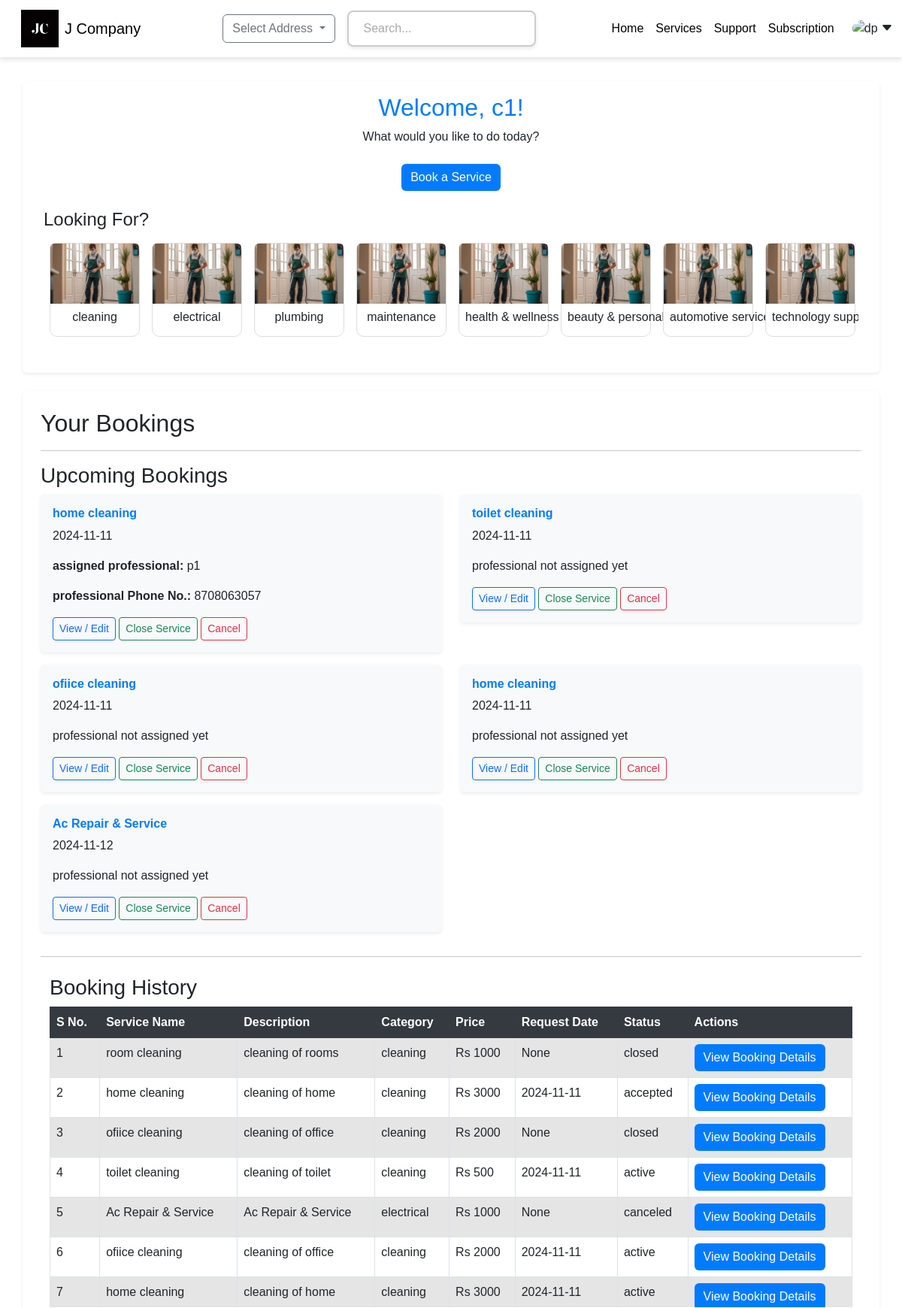
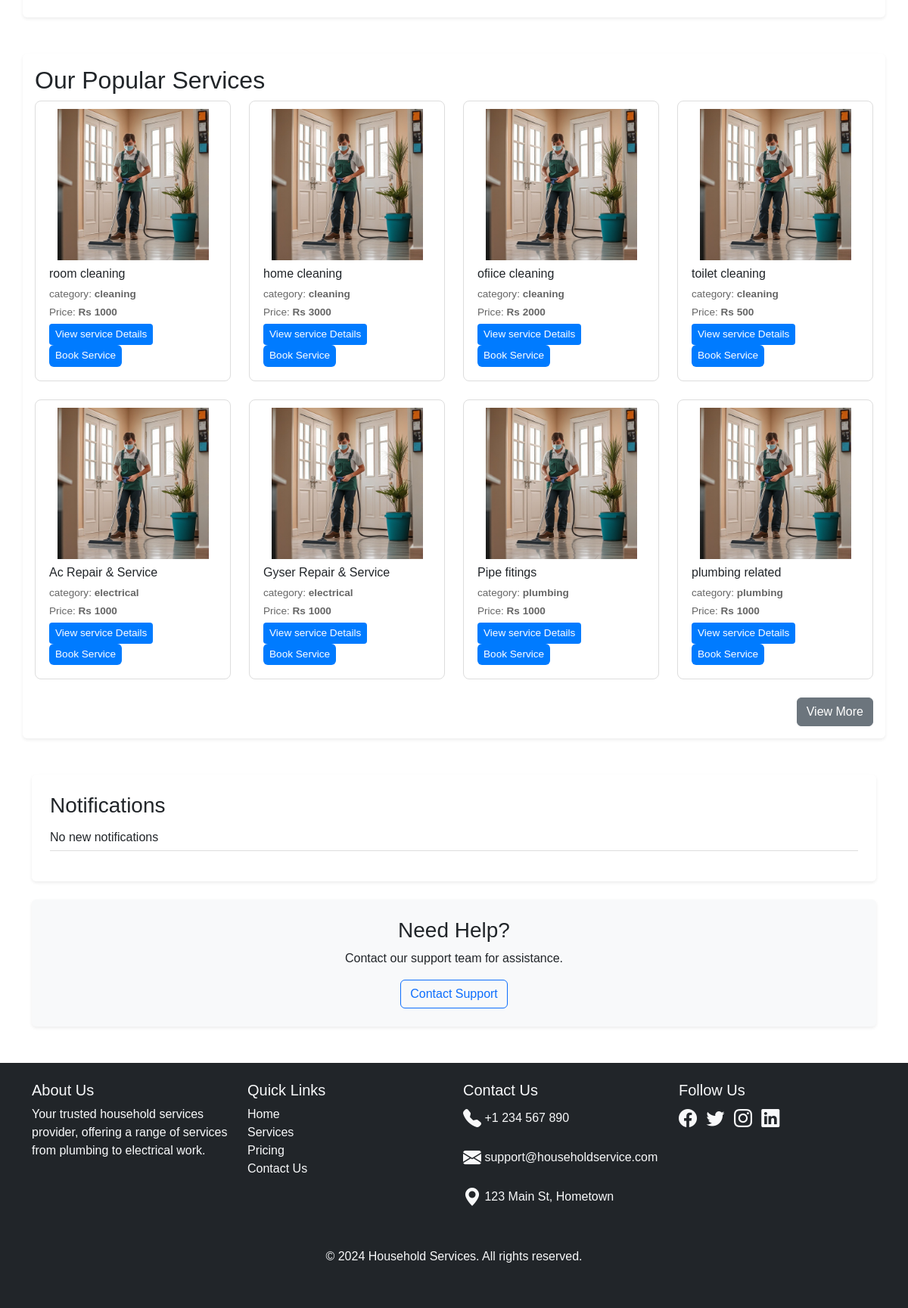
Screenshot of /customer/dashboard (signed in) with the database file from the repository (2 pictures, top to bottom).
### app.py (models this page shows, shortened)
class  ServiceCategory(db.Model):
    __tablename__   = "ServiceCategory"
    id              = db.Column(db.Integer, primary_key=True,  autoincrement=True)
    name            = db.Column(db.String(), nullable=False)  # category name
    services        = db.relationship("Services" ,  backref="category"  ,lazy=True,cascade="all,delete" )
    created_at      = db.Column(db.Date ,default = datetime.utcnow )

class Bookings(db.Model):
    __tablename__   = "Bookings"
    id              = db.Column(db.Integer, primary_key=True , autoincrement=True)
    cust_id         = db.Column(db.String(), db.ForeignKey("User.uuid") ,  nullable=False)
    professional_id = db.Column(db.String() , db.ForeignKey("Professional.uuid") )
    service_id      = db.Column(db.Integer, db.ForeignKey("Services.id") ,  nullable=False)
    status          = db.Column(db.String(), nullable=False ,default = "active")
    booking_date    = db.Column(db.Date, nullable=False ,  default = datetime.utcnow)
    request_date     = db.Column(db.Date)
    completion_date = db.Column(db.Date)
    feedback        = db.Column(db.String())
    rating          = db.Column(db.Float, default=0)
    service = db.relationship("Services", backref="bookings", lazy=True)
    customer = db.relationship("User", back_populates="customer_bookings", lazy=True)   #customer
    professional = db.relationship("Professional" , backref="bookings" ,  lazy=True)
    updated_at      = db.Column(db.Date, default = datetime.utcnow)

class Services(db.Model):
    __tablename__   = "Services"
    id              = db.Column(db.Integer, primary_key=True , autoincrement=True)
    name            = db.Column(db.String(), nullable=False)
    description     = db.Column(db.String(), nullable=False)
    category_id     = db.Column(db.Integer, db.ForeignKey("ServiceCategory.id"), nullable=False)
    price           = db.Column(db.Integer, nullable=False)
    duration        = db.Column(db.Integer, nullable=False)
    rated_services  = db.Column(db.Integer, default=0 )
    rating_sum      = db.Column(db.Integer, default=0 )
    status          = db.Column(db.Boolean, default =True ) # service_status = active/inactive
    created_at      = db.Column(db.Date,default = datetime.utcnow , nullable=False)
    updated_at      = db.Column(db.Date,default = datetime.utcnow , nullable=False)

class User(db.Model):
    __tablename__= "User"
    uuid         = db.Column(db.String(), primary_key=True)
    email        = db.Column(db.String(), nullable =False , unique = True )
    password     = db.Column(db.String(), nullable=False)
    firstname    = db.Column(db.String(), nullable=False)
    lastname     = db.Column(db.String(), nullable=False)
    address      = db.Column(db.String(), nullable=False)
    pincode      = db.Column(db.Integer, nullable=False)
    role_id      = db.Column(db.Integer, nullable=False)  # 1 - admin , 2 - Professional , 3- customer
    phone_number = db.Column(db.Integer, nullable=False)
    created_at   = db.Column(db.Date, default = datetime.utcnow)
    updated_at   = db.Column(db.Date, default = datetime.utcnow)
    profile_image= db.Column(db.String() )
    customer_bookings = db.relationship('Bookings', foreign_keys='Bookings.cust_id', back_populates='customer', lazy=True)

### app.py (the view)
@app.route("/customer/dashboard", methods=["GET"])
def customer_dashboard():
    if "firstname" in session:
        user = User.query.filter_by(email=session["email"]).first()
        if user:
            categories=ServiceCategory.query.all()
            services = Services.query.limit(8).all()
            all_bookings = [booking for booking in user.customer_bookings ]
            upcoming_bookings = [booking for booking in user.customer_bookings if (not booking.completion_date and booking.status != "canceled")]
            return render_template("/customer/customer_dashboard.html", services=services ,all_bookings=all_bookings, upcoming_bookings=upcoming_bookings ,categories=categories)
        else:
            flash("User not found", "error")
            return redirect('/')
    else:
        flash("You are not signed in", "error")
        return redirect('/')

### templates/customer/customer_dashboard.html (shortened to what this page needs)
{% extends "base2.html" %}
{%block head%}
    <link
      href="{{url_for('static',filename='css/customer_dasboard.css')}}"
      rel="stylesheet"
    />
{%endblock%}
{% block content %}
    <div class="welcome-section container p-3 mt-5 mb-4 bg-white rounded shadow-sm text-center">
        <h2>Welcome, {{ session.firstname }}!</h2>
        <p>What would you like to do today?</p>
        <a href="/view_service" class="btn btn-primary mt-2">Book a Service</a>
        <div class="container my-4">
            <h4 style="text-align: left;">Looking For?</h4>
            <div class="scrolling-wrapper d-flex flex-row overflow-auto">
                {% for category in categories %}
                <div class="card category-card text-center m-2" style="width: 120px; flex-shrink: 0;">
                    <a href="/view_services/{{ category.id }}" class="text-decoration-none text-dark">
                        <img src="{{ url_for('static', filename='/pic/service_pic_6.jpg') }}" class="card-img-top" alt="{{ category.name }}" style="height: 80px; object-fit: cover;">
                        <div class="card-body p-2">
                            <h6>{{ category.name }}</h6>
                        </div>
                    </a>
                </div>
                {% endfor %}
            </div>
        </div>
    </div>
        <div id="mybooking"  class="booking-section container p-4 mb-4 bg-white rounded shadow-sm">
            <h2>Your Bookings</h2>
            <hr>
            <div class="row">
                <h3>Upcoming Bookings</h3>
                {% for booking in upcoming_bookings %}
                <div class="col-md-6">
                    <div class="booking-item mb-3 p-3 bg-light rounded shadow-sm">
                        <h6>{{booking.service.name}}</h6>
                        <p>{{booking.request_date}}</p>
                        {% if booking.professional %}
                        <p><strong>assigned professional:</strong> {{booking.professional.user.firstname}}</p>
                        <p><strong>professional Phone No.:</strong> {{booking.professional.user.phone_number}}</p>
                        {% else %}
                        <p>professional not assigned yet</p>
                        {% endif %}
                        <button type="button" class="btn btn-outline-primary btn-sm" data-bs-toggle="modal" data-bs-target="#bookingDetailsModal{{ booking.id }}">
                            View / Edit
                        </button>
                        <button class="btn btn-outline-success btn-sm" data-bs-toggle="modal" data-bs-target="#close_booking{{booking.id}}">
                            Close Service
                        </button>
                        <a class="btn btn-outline-danger btn-sm" data-bs-toggle="modal" data-bs-target="#confirm_cancel{{booking.id}}">Cancel</a >
                    </div>
                </div>
                {% endfor %}
            </div>
            <hr>
            <div class="container mt-4">
                <h3>Booking History</h3>
                <div class="table-responsive" style="max-height: 400px; overflow-y: auto;">
                    <table class="table table-bordered table-hover">
                        <thead class="table-dark">
                            <tr>
                                <th>S No.</th>
                                <th>Service Name</th>
                                <th>Description</th>
                                <th>Category</th>
                                <th>Price</th>
                                <th>Request Date</th>
                                <th>Status</th>
                                <th>Actions</th>
                            </tr>
                        </thead>
                        <tbody>
                            {% if all_bookings %}
                                {% for booking in all_bookings %}
                                    <tr class="{% if loop.index % 2 == 0 %}table-white {% else %}table-active{% endif %}" >
                                        <td>{{ loop.index }}</td>
                                        <td>{{ booking.service.name }}</td>
                                        <td>{{ booking.service.description }}</td>
                                        <td>{{ booking.service.category.name }}</td>
                                        <td>Rs {{ booking.service.price }}</td>
                                        <td>{{ booking.request_date }}</td>
                                        <td>{{ booking.status }}</td>
                                        <td>
                                        <button type="button" class="btn btn-primary" data-bs-toggle="modal" data-bs-target="#bookingDetailsModal{{ booking.id }}">
                                            View Booking Details
                                        </button>
                                        </td>
                                    </tr>
                                {% endfor %}
                            {% else %}
                                <tr>
                                    <td colspan="7">No past bookings available.</td>
                                </tr>
                            {% endif %}
                        </tbody>
                    </table>
                </div>
            </div>
        </div>
    <div class="container mt-5 p-3 bg-white rounded shadow-sm">
        <h2>Our Popular Services</h2>
        <div class="row">
            {% for service in services[:8] %}
            <div class="col-md-3 mb-4">
                <div class="card bg-white service-card h-100">
                    <img src="{{ url_for('static', filename='/pic/service_pic_6.jpg') }}" class="card-img-top" alt="Service Image">
                    <div class="card-body">
                        <h5 class="card-title">{{ service.name }}</h5>
                        <p class="card-text">category: <strong>{{ service.category.name }}</strong></p>
                        <p class="card-text">Price: <strong>Rs {{ service.price }}</strong></p>
                        <a href="{{ url_for('view_service', service_id=service.id) }}" class="btn btn-primary btn-sm">View service Details</a>
                        <button type="button" class="btn btn-primary" data-bs-toggle="modal" data-bs-target="#bookingModal{{ service.id }}">
                            Book Service
                        </button>
                    </div>
                </div>
            </div>
            {% endfor %}
        </div>
        <div class="text-end">
            <a href="/viewservice" class="btn btn-secondary">View More</a>
        </div>
    </div>
    <div class="container my-5">
        <div class="notifications p-4 mb-4 bg-white rounded shadow-sm">
            <h3>Notifications</h3>
            <ul>
                <li>No new notifications</li>
            </ul>
        </div>
        <div class="customer-support p-4 bg-light rounded shadow-sm text-center">
            <h3>Need Help?</h3>
            <p>Contact our support team for assistance.</p>
            <a href="/support" class="btn btn-outline-primary">Contact Support</a>
        </div>
    </div>
{% endblock %}

### templates/base2.html (shortened to what this page needs)
<!DOCTYPE html>
<html lang="en">
  <head>
    <link
      href="https://cdnjs.cloudflare.com/ajax/libs/bootstrap/5.3.0/css/bootstrap.min.css"
      rel="stylesheet"
    />
    <link
      href="https://cdnjs.cloudflare.com/ajax/libs/bootstrap-icons/1.10.0/font/bootstrap-icons.min.css"
      rel="stylesheet"
    />
    <link
      href="{{url_for('static',filename='css/base2.css')}}"
      rel="stylesheet"
    />
    {%block head%}
    {%endblock%}
  </head>
  <body>
    <nav class="navbar navbar-expand-lg">
      <div class="container-fluid">
        <a class="navbar-brand d-flex align-items-center ms-3" href="/">
          <img
            src="{{url_for('static' , filename='pic/JC_logo.png')}}"
            alt="Logo"
            class="me-2 navbar-logo"
          />
          <span>J Company</span>
        </a>
        <div
          class="collapse navbar-collapse justify-content-center"
          id="navbarNav"
        >
          <div class="navbar-center">
            <div class="dropdown me-3">
              <button
                class="btn btn-outline-secondary dropdown-toggle"
                type="button"
                id="addressDropdown"
                data-bs-toggle="dropdown"
                aria-expanded="false"
              >
                Select Address
              </button>
            </div>
            <form id="search-form" action="/search" method="GET" class="d-inline-block position-relative">
              <input
                type="text"
                class="search-bar"
                id="search-input"
                placeholder="Search..."
                required
              />
            </form>
          </div>
        </div>
        <div class="d-flex align-items-center">
          <ul class="navbar-nav me-3">
            <li class="nav-item">
              <a class="nav-link underline-effect" href="/">Home</a>
            </li>
            <li class="nav-item">
              <a class="nav-link underline-effect" href="#services">Services</a>
            </li>
            <li class="nav-item">
              <a class="nav-link underline-effect" href="#support">Support</a>
            </li>
            <li class="nav-item">
              <a class="nav-link underline-effect" href="#subscription"
                >Subscription</a
              >
            </li>
          </ul>
          {%if session['signedin']%}
          <div class="dropdown">
            <img
              src="https://lh3.googleusercontent.com/lNYd4dMKDTYzZdZi0dJDOvoRwjgzOdo6w5EGB_YKv308rIEEC87NKH6fn0P-JBjZwVjWrCqdErK3LV_-jjunjGEBZ1P8lrbWaRE0vZtH=s192"
              class="rounded-circle profile-pic"
              alt="dp"
              data-bs-toggle="dropdown"
              aria-expanded="false"
            />
            <i class="bi bi-caret-down-fill"></i>
          </div>
          {%endif%}
        </div>
      </div>
    </nav>
    {% block content %} {% endblock %}
    <footer class="bg-dark text-light pt-4">
      <div class="container">
        <div class="row">
          <div class="col-md-3 mb-3">
            <h5>About Us</h5>
            <p>
              Your trusted household services provider, offering a range of
              services from plumbing to electrical work.
            </p>
          </div>
          <div class="col-md-3 mb-3">
            <h5>Quick Links</h5>
            <ul class="list-unstyled">
              <li><a href="#" class="text-light">Home</a></li>
              <li><a href="#" class="text-light">Services</a></li>
              <li><a href="#" class="text-light">Pricing</a></li>
              <li><a href="#" class="text-light">Contact Us</a></li>
            </ul>
          </div>
          <div class="col-md-3 mb-3">
            <h5>Contact Us</h5>
            <p><i class="bi bi-telephone-fill"></i> +1 234 567 890</p>
            <p>
              <i class="bi bi-envelope-fill"></i> support@householdservice.com
            </p>
            <p><i class="bi bi-geo-alt-fill"></i> 123 Main St, Hometown</p>
          </div>
          <div class="col-md-3 mb-3">
            <h5>Follow Us</h5>
            <a href="#" class="text-light me-2"
              ><i class="bi bi-facebook"></i
            ></a>
            <a href="#" class="text-light me-2"
              ><i class="bi bi-twitter"></i
            ></a>
            <a href="#" class="text-light me-2"
              ><i class="bi bi-instagram"></i
            ></a>
            <a href="#" class="text-light"><i class="bi bi-linkedin"></i></a>
          </div>
        </div>
        <div class="text-center mt-3">
          <p>&copy; 2024 Household Services. All rights reserved.</p>
        </div>
      </div>
    </footer>
  </body>
</html>

### rows the page displays
ServiceCategory: name "cleaning"
ServiceCategory: name "electrical"
ServiceCategory: name "plumbing"
ServiceCategory: name "maintenance"
ServiceCategory: name "health & wellness"
ServiceCategory: name "beauty & personal care"
ServiceCategory: name "automotive services"
ServiceCategory: name "technology…"
Bookings: service.name "home cleaning", request_date "2024-11-11", professional.user.firstname "p1", professional.user.phone_number "8708063057", service.description "cleaning of home", service.category.name "cleaning", service.price "3000", status "accepted"
Bookings: service.name "toilet cleaning", request_date "2024-11-11", shows "professional not assigned yet", service.description "cleaning of toilet", service.category.name "cleaning", service.price "500", status "active"
Bookings: service.name "ofiice cleaning", request_date "2024-11-11", shows "professional not assigned yet", service.description "cleaning of office", service.category.name "cleaning", service.price "2000", status "active"
Bookings: service.name "home cleaning", request_date "2024-11-11", shows "professional not assigned yet", service.description "cleaning of home", service.category.name "cleaning", service.price "3000", status "active"
Bookings: service.name "Ac Repair & Service", request_date "2024-11-12", shows "professional not assigned yet"
Bookings: service.name "room cleaning", service.description "cleaning of rooms", service.category.name "cleaning", service.price "1000", request_date "None", status "closed"
Bookings: service.name "ofiice cleaning", service.description "cleaning of office", service.category.name "cleaning", service.price "2000", request_date "None", status "closed"
Bookings: service.name "Ac Repair & Service", service.description "Ac Repair & Service", service.category.name "electrical", service.price "1000", request_date "None", status "canceled"
Services: name "room cleaning", category.name "cleaning", price "1000"
Services: name "home cleaning", category.name "cleaning", price "3000"
Services: name "ofiice cleaning", category.name "cleaning", price "2000"
Services: name "toilet cleaning", category.name "cleaning", price "500"
Services: name "Ac Repair & Service", category.name "electrical", price "1000"
Services: name "Gyser Repair & Service", category.name "electrical", price "1000"
Services: name "Pipe fitings", category.name "plumbing", price "1000"
Services: name "plumbing related", category.name "plumbing", price "1000"

### other values shown
{{ session.firstname }} "c1"
